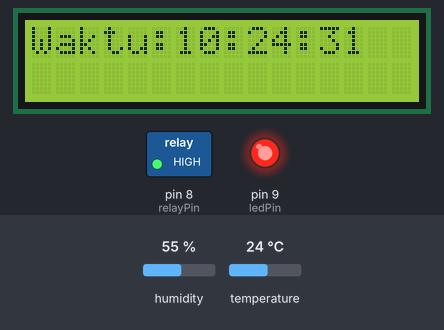
The sketch below on a simulated Arduino Uno, built with avr-gcc and run on an emulated ATmega328P. On the bench: 16×2 character LCD, switched loads named in the sketch (green lamp = pin HIGH), output pins drawn as LEDs (lit = HIGH). Inputs (shaded band) come from the test bench; at power-on: humidity 55 %, temperature 24 °C. The local clock reads 2024-03-15 10:24:30 at power-on unless the sketch sets it; what the sketch prints to the serial monitor is not drawn.

Above: at 1.2 s.
1.3 s: humidity set to 78 %
At 3.4 s:
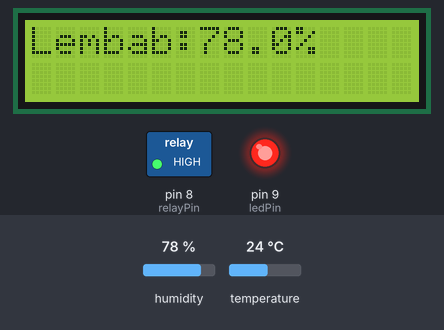
7.3 s: humidity set to 81 %
At 9.0 s:
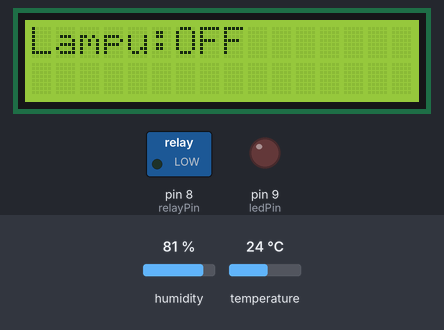
13.3 s: temperature set to 39.4 °C
At 15.2 s:
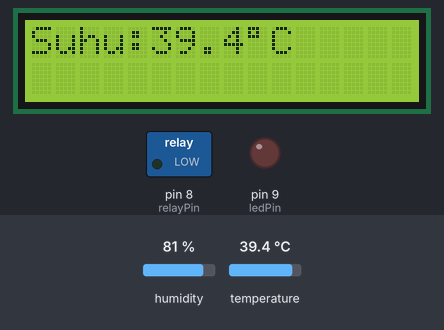
16.9 s: temperature set to 40.6 °C
At 18.8 s:
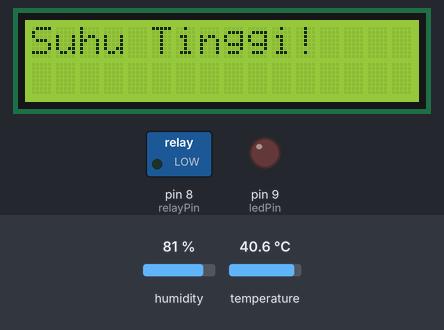
22.9 s: humidity set to 88 %
At 28.7 s:
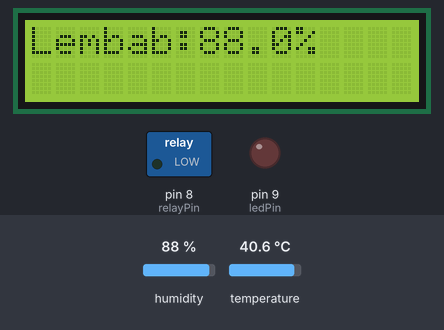
28.9 s: humidity set to 92 %
At 33.2 s:
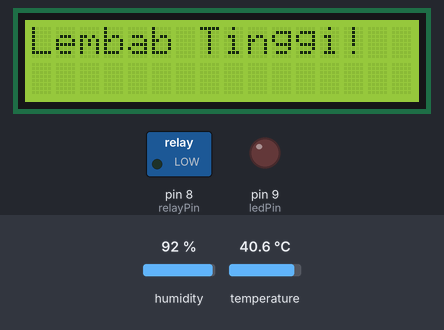
Timing chart, 0 to 34.7 s (numbered marks = the images above; inputs shaded):
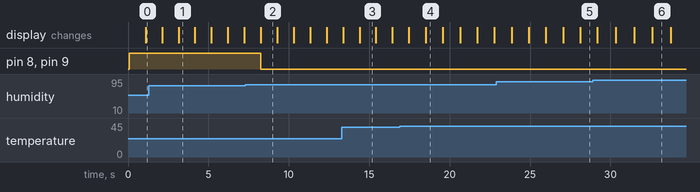

Measured:
- the behaviour switches between 79 and 80 % on humidity (found by bisection; images 1 and 2)
- the behaviour switches between 40 and 40.1 °C on temperature (found by bisection; images 3 and 4)
- the behaviour switches between 90 and 91 % on humidity (found by bisection; images 5 and 6)
- after the input at 7.3 s, pin 8 (relayPin), pin 9 (ledPin): HIGH → LOW after 0.94 s; the display: changes after 0.96 s (image 2)
- after the input at 16.9 s, the display: first differs from a run without the input after 1.6 s (image 4)
- what the display in image 1 shows lasts 1.1 s, from 3.1 s to 4.2 s
- what the display in image 4 shows lasts 1.1 s, from 18.5 s to 19.6 s

The sketch:

sketch.ino
```cpp
#include <Wire.h>
#include <RTClib.h>
#include <LiquidCrystal_I2C.h>
#include "DHT.h"

#define DHTPIN        7
#define DHTTYPE       DHT22

RTC_DS3231 rtc;
LiquidCrystal_I2C lcd(0x27,16,2);
DHT dht(DHTPIN, DHTTYPE);

const int relayPin = 8;
const int ledPin = 9; // LED indikator

void setup() {
  Serial.begin(9600);

  pinMode(relayPin, OUTPUT);
  pinMode(ledPin, OUTPUT);

  lcd.init();
  lcd.backlight();

  dht.begin();

  if (!rtc.begin()) {
    lcd.print("RTC not found");
    while (1);
  }

  if (rtc.lostPower()) {
    rtc.adjust(DateTime(F(__DATE__), F(__TIME__)));
  }
}

void loop() {
  DateTime now = rtc.now();
  float temperature = dht.readTemperature();
  float humidity = dht.readHumidity();

  int hour = now.hour();
  bool lampOn = false;
  bool tempWarning = false;
  bool humidWarning = false;

  if (isnan(temperature) || isnan(humidity)) {
    Serial.println("Sensor error!");
    lcd.clear();
    lcd.setCursor(0, 0);
    lcd.print("Sensor Error");
    delay(2000);
    return;
  }

  // Deteksi kondisi ekstrem
  if (temperature > 40.0) tempWarning = true;
  if (humidity > 90.0) humidWarning = true;

  // Logika utama pencahayaan kandang ayam
  if (hour >= 18 || hour < 6) { // Malam
    if (!tempWarning && !humidWarning) {
      lampOn = true;
    }
  } else { // Siang
    if (temperature < 30.0 && humidity < 80.0) {
      lampOn = true;
    }
  }

  // Output ke relay dan LED indikator
  digitalWrite(relayPin, lampOn ? HIGH : LOW);
  digitalWrite(ledPin, lampOn ? HIGH : LOW);

  // LCD display logic
  char buffer[17];
  sprintf(buffer, "%02d:%02d:%02d", now.hour(), now.minute(), now.second());

  static unsigned long lastSwitch = millis();
static int screenState = 0; // 0: Waktu, 1: Suhu, 2: Kelembaban, 3: Status Lampu

if (millis() - lastSwitch > 1000) {
  lcd.clear();
  lcd.setCursor(0, 0);

  char buffer[17];
  sprintf(buffer, "%02d:%02d:%02d", now.hour(), now.minute(), now.second());

  switch (screenState) {
    case 0:
      lcd.print("Waktu:");
      lcd.print(buffer);
      break;

    case 1:
      if (tempWarning) {
        lcd.print("Suhu Tinggi!");
      } else {
        lcd.print("Suhu:");
        lcd.print(temperature, 1);
        lcd.print((char)223);
        lcd.print("C");
      }
      break;

    case 2:
      if (humidWarning) {
        lcd.print("Lembab Tinggi!");
      } else {
        lcd.print("Lembab:");
        lcd.print(humidity, 1);
        lcd.print("%");
      }
      break;

    case 3:
      lcd.print("Lampu:");
      lcd.print(lampOn ? "ON " : "OFF");
      break;
  }

  screenState = (screenState + 1) % 4;
  lastSwitch = millis();
}

  // Serial monitoring
  Serial.println(buffer);
  Serial.print("Temperature: ");
  Serial.println(temperature);
  Serial.print("Humidity: ");
  Serial.println(humidity);
  Serial.println(lampOn ? "Lamp ON" : "Lamp OFF");
  if (tempWarning) Serial.println("WARNING: Suhu terlalu tinggi!");
  if (humidWarning) Serial.println("WARNING: Kelembaban terlalu tinggi!");

  delay(500);
}
```
